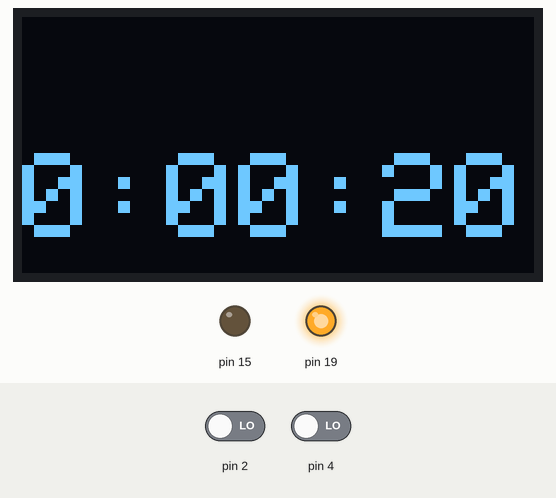
This sketch was run on a simulated Arduino Uno, built with avr-gcc and run on an emulated ATmega328P. Shown: 128×64 one-colour display, output pins drawn as LEDs (lit = HIGH). Inputs (shaded band) come from the test bench; at power-on: pin 2 LOW, pin 4 LOW. What the sketch prints to the serial monitor is not drawn.

Above: at 2.24 s.
At 5.02 s:
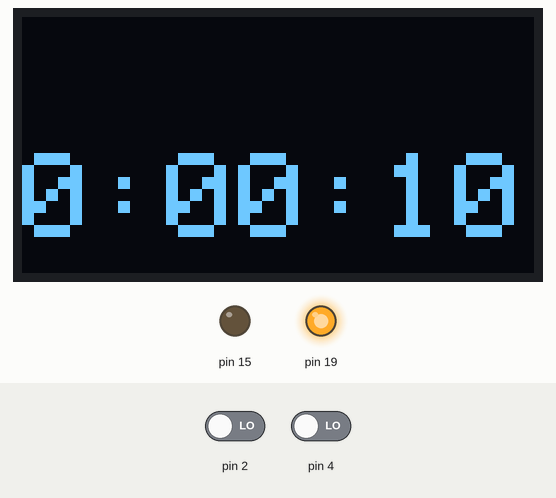
At 7.7 s:
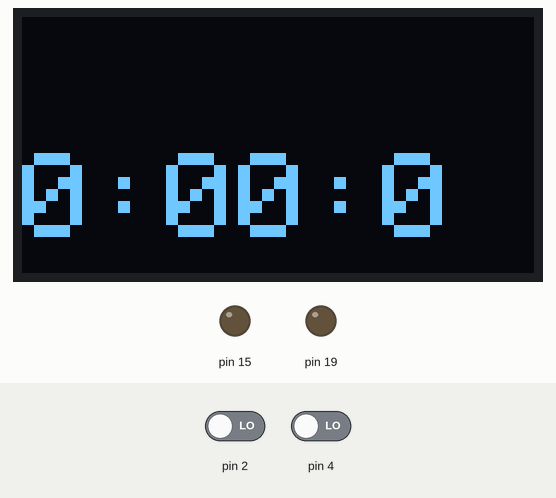
At 12.7 s:
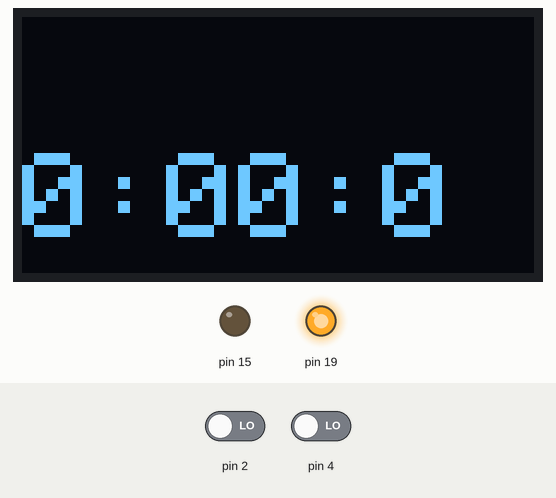
Timing chart, 0 to 40.0 s (numbered marks = the images above):
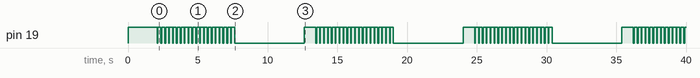

The sketch:

wronggreenred.ino
```cpp
#include <Arduino.h>
#include <Wire.h>
#include <Adafruit_GFX.h>
#include <Adafruit_SSD1306.h>
// countdown var
int k = 20;
// var for each trap wire
int kred = 0;
int kgreen = 0;
// set screen width and height
#define SCREEN_WIDTH 128
#define SCREEN_HEIGHT 64
Adafruit_SSD1306 display(SCREEN_WIDTH, SCREEN_HEIGHT, &Wire, -1);

void setup() {
  // set our 2 trap wires pins as input pins
  pinMode(2, INPUT);
  pinMode(4, INPUT);

  // set our buzzer to silent
  analogWrite(19,255);
  Serial.begin(115200);
  if(!display.begin(SSD1306_SWITCHCAPVCC, 0x3C)) {
    Serial.println(F("SSD1306 allocation failed"));
    for(;;);
  }
  delay(2000);
  display.clearDisplay();
  display.setTextSize(3);
  display.setTextColor(WHITE);
  display.setCursor(0, 10);
  display.println("Activating");
  display.display();
}

void loop() {
  // silence the buzzer
  analogWrite(19,255);
  //read the state of the wires
  kred = digitalRead(2);
  kgreen = digitalRead(4);
  // this section defines what happens when both wires are connected
  if ((kgreen == 1) and (kred == 1) and (k > 0)){
    display.clearDisplay();
    display.setTextSize(3);
    display.setTextColor(WHITE);
    display.setCursor(0, 10);
    display.println("");
    display.print("0:00:");
    display.println(k);
    display.display();
    analogWrite(19,0);
    analogWrite(15,120);
    delay(200);
    analogWrite(19,255);
    analogWrite(15,0);
    k = k - 1;
    delay(800);
  }
  //this sections defines what happens if 1 of the wires is cut
  if (((kgreen == 1 and kred == 0) or (kgreen == 0 and kred == 1)) and k > 0) {
    display.clearDisplay();
    display.setTextSize(3);
    display.setTextColor(WHITE);
    display.setCursor(0, 10);
    display.println("");
    display.print("0:00:");
    display.println(k);
    display.display();
    analogWrite(19,0);
    analogWrite(15,120);
    delay(100);
    analogWrite(19,255);
    analogWrite(15,0);
    delay(400);
    //digitalWrite(19,LOW);
    k = k - 1;


  }
  //  this section defines what happens if both wires are cut
  if (kgreen == 0 and kred == 0 and k > 0){
    display.clearDisplay();
    display.setTextSize(3);
    display.setTextColor(WHITE);
    display.setCursor(0, 10);
    display.println("");
    display.print("0:00:");
    display.println(k);
    display.display();
    analogWrite(19,0);
    analogWrite(15,120);
    delay(50);
    analogWrite(19,255);
    analogWrite(15,0);
    delay(200);

    //digitalWrite(19,LOW);
    k = k - 1;


  }
  //this section defines what happens if the timer reaches zero
  if (k == 0){
    display.clearDisplay();
    display.setTextSize(3);
    display.setTextColor(WHITE);
    display.setCursor(0, 10);
    display.println("");
    display.print("0:00:");
    display.println(k);
    display.display();
    analogWrite(19,0);
    analogWrite(15,120);
    delay(5000);
    analogWrite(19,255);
    analogWrite(15,0);
    k = 20;
    delay(800);
  }
  Serial.print("red");
  Serial.println(kred);
  Serial.print("green");
  Serial.println(kgreen);
}
```

Measured:
- by itself, pin 19: moves between LOW and HIGH, repeating every 11.4 s
- by itself, everything shown: repeats every 11.4 s, in 43 steps
